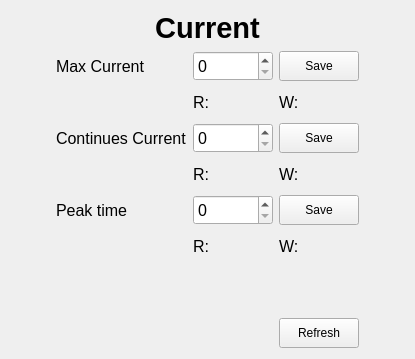
<?xml version="1.0" encoding="UTF-8"?>
<ui version="4.0">
 <class>current_frame</class>
 <widget class="QWidget" name="current_frame">
  <property name="geometry">
   <rect>
    <x>0</x>
    <y>0</y>
    <width>415</width>
    <height>359</height>
   </rect>
  </property>
  <property name="windowTitle">
   <string>Current</string>
  </property>
  <layout class="QGridLayout" name="gridLayout_2">
   <item row="0" column="1">
    <layout class="QHBoxLayout" name="horizontalLayout">
     <item>
      <spacer name="horizontalSpacer">
       <property name="orientation">
        <enum>Qt::Horizontal</enum>
       </property>
       <property name="sizeHint" stdset="0">
        <size>
         <width>40</width>
         <height>20</height>
        </size>
       </property>
      </spacer>
     </item>
     <item>
      <widget class="QLabel" name="label">
       <property name="font">
        <font>
         <family>Arial</family>
         <pointsize>22</pointsize>
         <weight>75</weight>
         <bold>true</bold>
        </font>
       </property>
       <property name="text">
        <string>Current</string>
       </property>
       <property name="alignment">
        <set>Qt::AlignCenter</set>
       </property>
      </widget>
     </item>
     <item>
      <spacer name="horizontalSpacer_2">
       <property name="orientation">
        <enum>Qt::Horizontal</enum>
       </property>
       <property name="sizeHint" stdset="0">
        <size>
         <width>40</width>
         <height>20</height>
        </size>
       </property>
      </spacer>
     </item>
    </layout>
   </item>
   <item row="1" column="0">
    <spacer name="horizontalSpacer_4">
     <property name="orientation">
      <enum>Qt::Horizontal</enum>
     </property>
     <property name="sizeHint" stdset="0">
      <size>
       <width>40</width>
       <height>20</height>
      </size>
     </property>
    </spacer>
   </item>
   <item row="1" column="1">
    <layout class="QGridLayout" name="gridLayout">
     <item row="0" column="0">
      <widget class="QLabel" name="label_2">
       <property name="sizePolicy">
        <sizepolicy hsizetype="Preferred" vsizetype="Minimum">
         <horstretch>0</horstretch>
         <verstretch>0</verstretch>
        </sizepolicy>
       </property>
       <property name="minimumSize">
        <size>
         <width>0</width>
         <height>30</height>
        </size>
       </property>
       <property name="font">
        <font>
         <family>Arial</family>
         <pointsize>12</pointsize>
        </font>
       </property>
       <property name="text">
        <string>Max Current</string>
       </property>
      </widget>
     </item>
     <item row="0" column="1">
      <widget class="shr::gui::SpinBox" name="spinBox_max_current">
       <property name="minimumSize">
        <size>
         <width>80</width>
         <height>30</height>
        </size>
       </property>
       <property name="font">
        <font>
         <family>Arial</family>
         <pointsize>12</pointsize>
        </font>
       </property>
      </widget>
     </item>
     <item row="0" column="2">
      <widget class="QPushButton" name="max_current_saveBtn">
       <property name="minimumSize">
        <size>
         <width>0</width>
         <height>30</height>
        </size>
       </property>
       <property name="text">
        <string>Save</string>
       </property>
      </widget>
     </item>
     <item row="1" column="1">
      <widget class="QLabel" name="max_current_r_label">
       <property name="minimumSize">
        <size>
         <width>80</width>
         <height>30</height>
        </size>
       </property>
       <property name="font">
        <font>
         <pointsize>12</pointsize>
        </font>
       </property>
       <property name="text">
        <string>R:</string>
       </property>
      </widget>
     </item>
     <item row="1" column="2">
      <widget class="QLabel" name="max_current_w_label">
       <property name="minimumSize">
        <size>
         <width>80</width>
         <height>30</height>
        </size>
       </property>
       <property name="font">
        <font>
         <pointsize>12</pointsize>
        </font>
       </property>
       <property name="text">
        <string>W:</string>
       </property>
      </widget>
     </item>
     <item row="2" column="0">
      <widget class="QLabel" name="label_3">
       <property name="sizePolicy">
        <sizepolicy hsizetype="Preferred" vsizetype="Minimum">
         <horstretch>0</horstretch>
         <verstretch>0</verstretch>
        </sizepolicy>
       </property>
       <property name="minimumSize">
        <size>
         <width>0</width>
         <height>30</height>
        </size>
       </property>
       <property name="font">
        <font>
         <family>Arial</family>
         <pointsize>12</pointsize>
        </font>
       </property>
       <property name="text">
        <string>Continues Current</string>
       </property>
      </widget>
     </item>
     <item row="2" column="1">
      <widget class="shr::gui::SpinBox" name="spinBox_con_current">
       <property name="minimumSize">
        <size>
         <width>80</width>
         <height>30</height>
        </size>
       </property>
       <property name="font">
        <font>
         <family>Arial</family>
         <pointsize>12</pointsize>
        </font>
       </property>
      </widget>
     </item>
     <item row="2" column="2">
      <widget class="QPushButton" name="con_current_saveBtn">
       <property name="minimumSize">
        <size>
         <width>0</width>
         <height>30</height>
        </size>
       </property>
       <property name="text">
        <string>Save</string>
       </property>
      </widget>
     </item>
     <item row="3" column="1">
      <widget class="QLabel" name="con_current_r_label">
       <property name="minimumSize">
        <size>
         <width>80</width>
         <height>30</height>
        </size>
       </property>
       <property name="font">
        <font>
         <pointsize>12</pointsize>
        </font>
       </property>
       <property name="text">
        <string>R:</string>
       </property>
      </widget>
     </item>
     <item row="3" column="2">
      <widget class="QLabel" name="con_current_w_label">
       <property name="minimumSize">
        <size>
         <width>80</width>
         <height>30</height>
        </size>
       </property>
       <property name="font">
        <font>
         <pointsize>12</pointsize>
        </font>
       </property>
       <property name="text">
        <string>W:</string>
       </property>
      </widget>
     </item>
     <item row="4" column="0">
      <widget class="QLabel" name="label_4">
       <property name="sizePolicy">
        <sizepolicy hsizetype="Preferred" vsizetype="Minimum">
         <horstretch>0</horstretch>
         <verstretch>0</verstretch>
        </sizepolicy>
       </property>
       <property name="minimumSize">
        <size>
         <width>0</width>
         <height>30</height>
        </size>
       </property>
       <property name="font">
        <font>
         <family>Arial</family>
         <pointsize>12</pointsize>
        </font>
       </property>
       <property name="text">
        <string>Peak time</string>
       </property>
      </widget>
     </item>
     <item row="4" column="1">
      <widget class="shr::gui::SpinBox" name="spinBox_peak_time">
       <property name="minimumSize">
        <size>
         <width>80</width>
         <height>30</height>
        </size>
       </property>
       <property name="font">
        <font>
         <family>Arial</family>
         <pointsize>12</pointsize>
        </font>
       </property>
       <property name="maximum">
        <number>1000</number>
       </property>
      </widget>
     </item>
     <item row="4" column="2">
      <widget class="QPushButton" name="peak_time_saveBtn">
       <property name="minimumSize">
        <size>
         <width>0</width>
         <height>30</height>
        </size>
       </property>
       <property name="text">
        <string>Save</string>
       </property>
      </widget>
     </item>
     <item row="5" column="1">
      <widget class="QLabel" name="peak_time_r_label">
       <property name="minimumSize">
        <size>
         <width>80</width>
         <height>30</height>
        </size>
       </property>
       <property name="font">
        <font>
         <pointsize>12</pointsize>
        </font>
       </property>
       <property name="text">
        <string>R:</string>
       </property>
      </widget>
     </item>
     <item row="5" column="2">
      <widget class="QLabel" name="peak_time_w_label">
       <property name="minimumSize">
        <size>
         <width>80</width>
         <height>30</height>
        </size>
       </property>
       <property name="font">
        <font>
         <pointsize>12</pointsize>
        </font>
       </property>
       <property name="text">
        <string>W:</string>
       </property>
      </widget>
     </item>
    </layout>
   </item>
   <item row="1" column="2">
    <spacer name="horizontalSpacer_5">
     <property name="orientation">
      <enum>Qt::Horizontal</enum>
     </property>
     <property name="sizeHint" stdset="0">
      <size>
       <width>40</width>
       <height>20</height>
      </size>
     </property>
    </spacer>
   </item>
   <item row="2" column="1">
    <spacer name="verticalSpacer">
     <property name="orientation">
      <enum>Qt::Vertical</enum>
     </property>
     <property name="sizeHint" stdset="0">
      <size>
       <width>20</width>
       <height>40</height>
      </size>
     </property>
    </spacer>
   </item>
   <item row="3" column="1">
    <layout class="QHBoxLayout" name="horizontalLayout_2">
     <item>
      <spacer name="horizontalSpacer_3">
       <property name="orientation">
        <enum>Qt::Horizontal</enum>
       </property>
       <property name="sizeHint" stdset="0">
        <size>
         <width>40</width>
         <height>20</height>
        </size>
       </property>
      </spacer>
     </item>
     <item>
      <widget class="QPushButton" name="refreshBtn">
       <property name="minimumSize">
        <size>
         <width>80</width>
         <height>30</height>
        </size>
       </property>
       <property name="text">
        <string>Refresh</string>
       </property>
      </widget>
     </item>
    </layout>
   </item>
  </layout>
 </widget>
 <layoutdefault spacing="6" margin="11"/>
 <customwidgets>
  <customwidget>
   <class>shr::gui::SpinBox</class>
   <extends>QSpinBox</extends>
   <header>common/spinbox.h</header>
  </customwidget>
 </customwidgets>
 <resources/>
 <connections/>
</ui>
